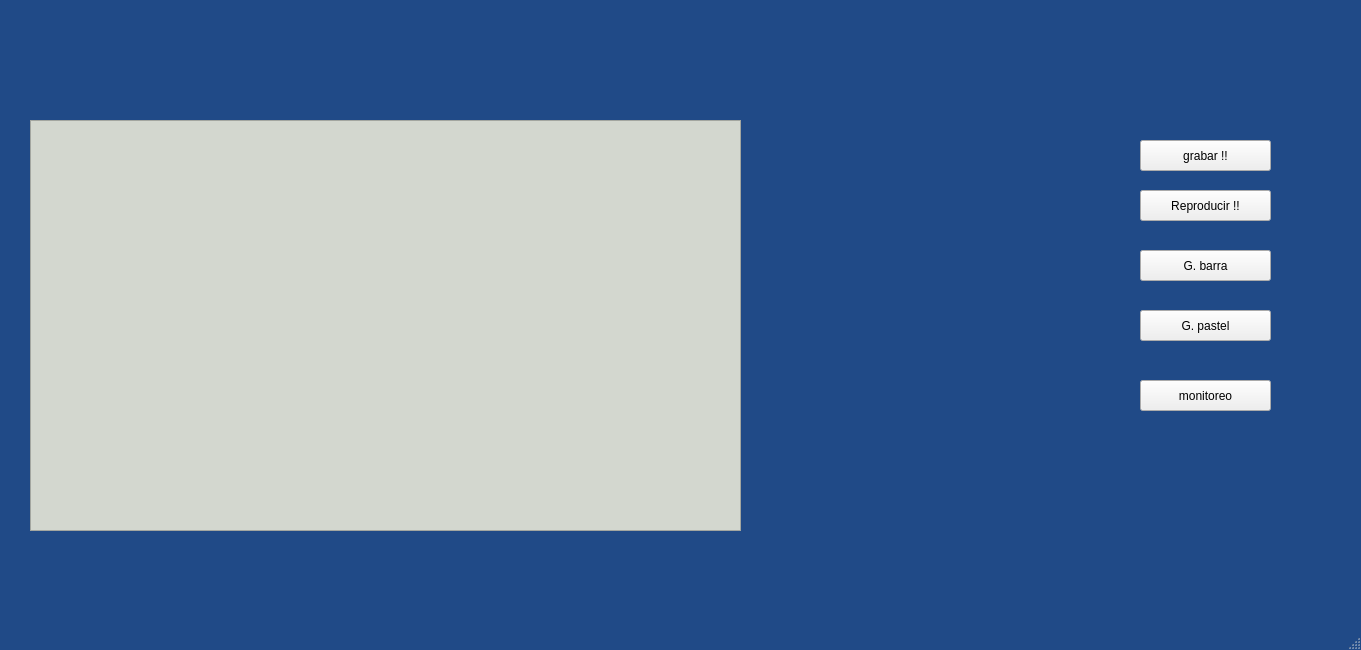
<?xml version="1.0" encoding="UTF-8"?>
<ui version="4.0">
 <class>ventana</class>
 <widget class="QMainWindow" name="ventana">
  <property name="geometry">
   <rect>
    <x>0</x>
    <y>0</y>
    <width>1361</width>
    <height>650</height>
   </rect>
  </property>
  <property name="windowTitle">
   <string>MainWindow</string>
  </property>
  <property name="styleSheet">
   <string notr="true">QMainWindow{
background-color: rgb(32, 74, 135);
}
QComboBox{
}</string>
  </property>
  <widget class="QWidget" name="centralwidget">
   <widget class="QGraphicsView" name="graphicV">
    <property name="geometry">
     <rect>
      <x>30</x>
      <y>120</y>
      <width>711</width>
      <height>411</height>
     </rect>
    </property>
    <property name="styleSheet">
     <string notr="true">background-color: rgb(211, 215, 207);</string>
    </property>
   </widget>
   <widget class="QPushButton" name="grabar">
    <property name="geometry">
     <rect>
      <x>1140</x>
      <y>140</y>
      <width>131</width>
      <height>31</height>
     </rect>
    </property>
    <property name="text">
     <string>grabar !!</string>
    </property>
   </widget>
   <widget class="QPushButton" name="openD">
    <property name="geometry">
     <rect>
      <x>1140</x>
      <y>190</y>
      <width>131</width>
      <height>31</height>
     </rect>
    </property>
    <property name="text">
     <string>Reproducir !!</string>
    </property>
   </widget>
   <widget class="QPushButton" name="barra">
    <property name="geometry">
     <rect>
      <x>1140</x>
      <y>250</y>
      <width>131</width>
      <height>31</height>
     </rect>
    </property>
    <property name="text">
     <string>G. barra</string>
    </property>
   </widget>
   <widget class="QPushButton" name="pastel">
    <property name="geometry">
     <rect>
      <x>1140</x>
      <y>310</y>
      <width>131</width>
      <height>31</height>
     </rect>
    </property>
    <property name="text">
     <string>G. pastel</string>
    </property>
   </widget>
   <widget class="QPushButton" name="monitoreo">
    <property name="geometry">
     <rect>
      <x>1140</x>
      <y>380</y>
      <width>131</width>
      <height>31</height>
     </rect>
    </property>
    <property name="text">
     <string>monitoreo</string>
    </property>
   </widget>
  </widget>
  <widget class="QMenuBar" name="menubar">
   <property name="geometry">
    <rect>
     <x>0</x>
     <y>0</y>
     <width>1361</width>
     <height>20</height>
    </rect>
   </property>
  </widget>
  <widget class="QStatusBar" name="statusbar"/>
 </widget>
 <resources/>
 <connections/>
</ui>
